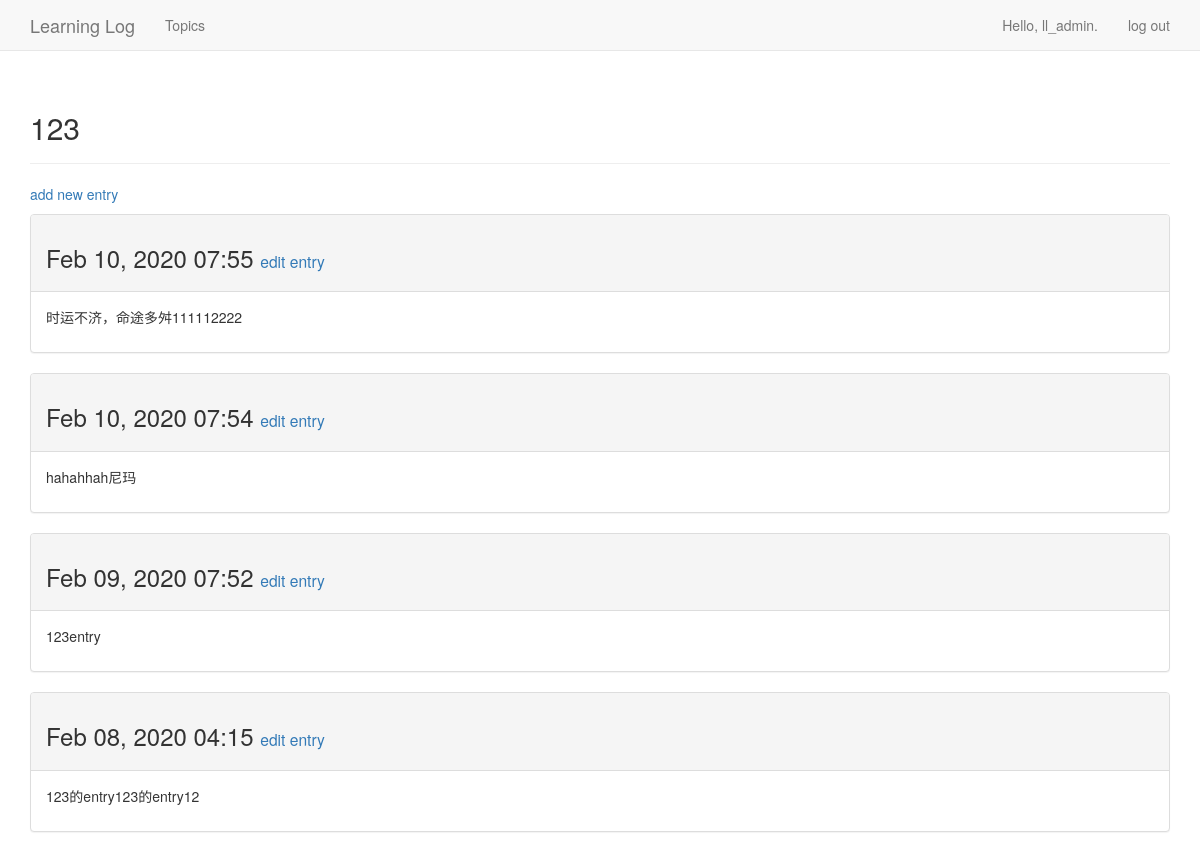
The page /topics/1/ (signed in) on the database its author committed.
### learning_logs/models.py (models this page shows, shortened)
class Topic(models.Model):
  owner = models.ForeignKey(User, models.SET('liu'))
  text=models.CharField(max_length=200)
  date_add = models.DateTimeField(auto_now_add=True)
  def __str__(self):
    return self.text

class Entry(models.Model):
  topic = models.ForeignKey(Topic,models.SET('liu'))
  text = models.TextField()
  date_add = models.DateTimeField(auto_now_add=True)
  class Meta:
    verbose_name_plural = 'entries'

### learning_logs/views.py (the view)
# urls.py: url(r'^topics/(?P<topic_id>\d+)/$', views.topic, name='topic'),
@login_required
def topic(request, topic_id):
  topic = Topic.objects.get(id=topic_id)
  check_topic_user(topic,request)
  entries = topic.entry_set.order_by('-date_add')
  context = {'topic': topic, 'entries': entries}
  return render(request, 'learning_logs/topic.html', context)

### learning_logs/views.py (called while the page is built)
def check_topic_user(topic,request):
  if topic.owner != request.user:
    raise Http404

### learning_logs/templates/learning_logs/topic.html
{% extends "learning_logs/base.html" %}
{% block header %}
<h2>{{ topic }}</h2>
{% endblock header %}
{% block content %}
 <p>
  <a href="{% url 'learning_logs:new_entry' topic.id %}">add new entry</a>
 </p>
 {% for entry in entries %}
 <div class="panel panel-default">
  <div class="panel-heading">
    <h3>
      {{ entry.date_add|date:'M d, Y H:i' }}
      <small>
        <a href="{% url 'learning_logs:edit_entry' entry.id %}">
        edit entry</a>
      </small>
    </h3>
  </div>
  <div class="panel-body">
    {{ entry.text|linebreaks }}
  </div>
 </div>
  {% empty %}
  There are no entries for this topic yet.
 {% endfor %}
{% endblock content %}

### learning_logs/templates/learning_logs/base.html (shortened to what this page needs)
{% load bootstrap3 %}
<!DOCTYPE html>
<html lang="en">
  <head>
    {% bootstrap_css %}
  </head>
  <body>
    <nav class="navbar navbar-default navbar-static-top">
      <div class="container">
        <div class="navbar-header">
          <a class="navbar-brand" href="{% url 'learning_logs:index' %}">
            Learning Log
          </a>
        </div>
        <div id="navbar" class="navbar-collapse collapse">
          <ul class="nav navbar-nav">
            <li>
              <a href="{% url 'learning_logs:topics' %}">
                Topics
              </a>
            </li>
          </ul>
          <ul class="nav navbar-nav navbar-right">
            {% if user.is_authenticated %}
              <li>
                <a>Hello, {{ user.username }}.</a>
              </li>
              <li>
                <a href="{% url 'users:logout' %}">log out</a>
              </li>
            {% endif %}
          </ul>
        </div>
      </div>
    </nav>
    <div class="container">
      <div class="page-header">
        {% block header %}
        {% endblock header %}
      </div>
      <div>
        {% block content %}
        {% endblock content %}
      </div>
    </div>
  </body>
</html>

### rows shown on the page
Topic: text "123"
Entry: date_add "Feb 10, 2020 07:55", text "时运不济，命途多舛111112222"
Entry: date_add "Feb 10, 2020 07:54", text "hahahhah尼玛"
Entry: date_add "Feb 09, 2020 07:52", text "123entry"
Entry: date_add "Feb 08, 2020 04:15", text "123的entry123的entry12"

### other values the page prints
{{ user.username }} "ll_admin"
